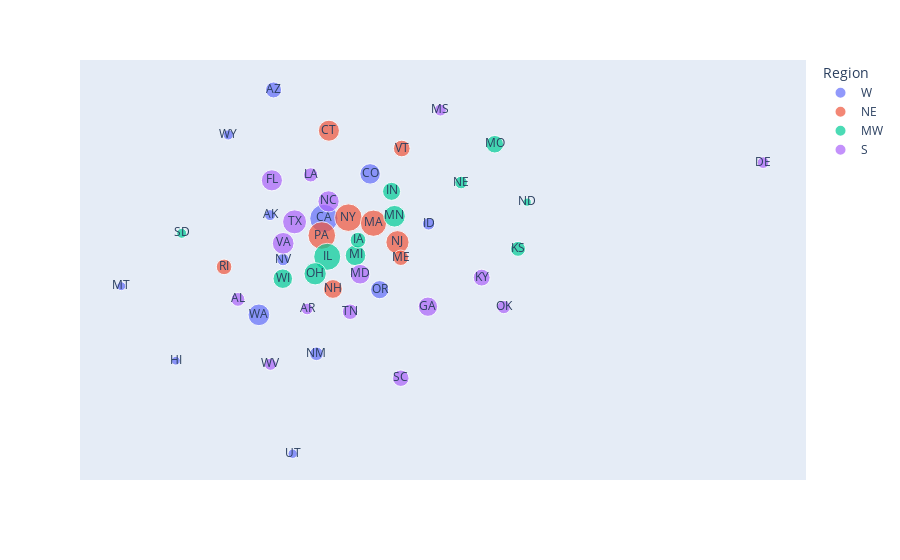

The notebook cell saved with this chart:
### Code cell
scatter_df['size']=size
scatter_df['x']=xs
scatter_df['y']=ys
scatter_df['Region']=regs
scatter_df['#reviews'] = (scatter_df['size']/5)**2	
scatter_df['#reviews'] = scatter_df['#reviews'].astype(int)
scatter_df['label'] = list(map(lambda x: us_state_to_abbrev[x], states))
scatter_df['full_name'] = states
fig_ba = px.scatter(scatter_df, x="x", y="y", color="Region",
                 size='size', hover_data=['full_name', '#reviews'], text="label")
fig_ba.update_xaxes(visible=False, showticklabels=False)
fig_ba.update_yaxes(visible=False, showticklabels=False)
fig_ba.show()

### Figure 1 — Plotly figure (JSON) as saved in the notebook; plotly's stock layout.template omitted (floating-point values rounded to 4 significant figures)
{"data": [{"customdata": [["California", 45447], ["Washington", 15682], ["Colorado", 12518], ["Oregon", 7748], ["Arizona", 4671], ["New Mexico", 2466], ["Idaho", 1665], ["Nevada", 1648], ["Alaska", 1043], ["Wyoming", 758], ["Utah", 553], ["Montana", 449], ["Hawaii", 441]], "hovertemplate": "Region=W<br>x=%{x}<br>y=%{y}<br>size=%{marker.size}<br>label=%{text}<br>full_name=%{customdata[0]}<br>#reviews=%{customdata[1]}<extra></extra>", "legendgroup": "W", "marker": {"color": "#636efa", "size": [1066.0, 626.1, 559.4, 440.1, 341.8, 248.3, 204.1, 203.0, 161.6, 137.7, 117.6, 105.9, 105], "sizemode": "area", "sizeref": 2.665, "symbol": "circle"}, "mode": "markers+text", "name": "W", "orientation": "v", "showlegend": true, "text": ["CA", "WA", "CO", "OR", "AZ", "NM", "ID", "NV", "AK", "WY", "UT", "MT", "HI"], "type": "scatter", "x": [95592, 68570, 114830, 118800, 74660, 92517, 139170, 78588, 73197, 55813, 82624, 11314, 34023], "xaxis": "x", "y": [179610, 107530, 212910, 126350, 275660, 78426, 175530, 148830, 182080, 242000.0, 3677.0, 129000.0, 73243], "yaxis": "y"}, {"customdata": [["Pennsylvania", 41274], ["New York", 40978], ["Massachusetts", 33855], ["New Jersey", 20527], ["Connecticut", 13922], ["New Hampshire", 8909], ["Vermont", 5492], ["Rhode Island", 4224], ["Maine", 4017]], "hovertemplate": "Region=NE<br>x=%{x}<br>y=%{y}<br>size=%{marker.size}<br>label=%{text}<br>full_name=%{customdata[0]}<br>#reviews=%{customdata[1]}<extra></extra>", "legendgroup": "NE", "marker": {"color": "#EF553B", "size": [1016.0, 1012.0, 920.0, 716.4, 590.0, 472.0, 370.5, 325.0, 316.9], "sizemode": "area", "sizeref": 2.665, "symbol": "circle"}, "mode": "markers+text", "name": "NE", "orientation": "v", "showlegend": true, "text": ["PA", "NY", "MA", "NJ", "CT", "NH", "VT", "RI", "ME"], "type": "scatter", "x": [94733, 105800.0, 116220, 126200.0, 97679, 99361, 128000.0, 54075, 127600.0], "xaxis": "x", "y": [166820, 180190, 176030, 161840, 245200, 126900.0, 231890, 143380, 150190], "yaxis": "y"}, {"customdata": [["Illinois", 37969], ["Ohio", 17609], ["Minnesota", 15599], ["Michigan", 12911], ["Wisconsin", 10353], ["Indiana", 7492], ["Missouri", 6747], ["Iowa", 4373], ["Kansas", 3526], ["Nebraska", 1822], ["South Dakota", 699], ["North Dakota", 313]], "hovertemplate": "Region=MW<br>x=%{x}<br>y=%{y}<br>size=%{marker.size}<br>label=%{text}<br>full_name=%{customdata[0]}<br>#reviews=%{customdata[1]}<extra></extra>", "legendgroup": "MW", "marker": {"color": "#00cc96", "size": [974.3, 663.5, 624.5, 568.1, 508.8, 432.8, 410.7, 330.6, 296.9, 213.4, 132.3, 88.6], "sizemode": "area", "sizeref": 2.665, "symbol": "circle"}, "mode": "markers+text", "name": "MW", "orientation": "v", "showlegend": true, "text": ["IL", "OH", "MN", "MI", "WI", "IN", "MO", "IA", "KS", "NE", "SD", "ND"], "type": "scatter", "x": [96983, 91963, 125000.0, 108750, 78499, 123750, 166690, 109800, 176360, 152690, 36435, 180180], "xaxis": "x", "y": [150920, 138230, 181240, 151950, 134560, 199850, 235100.0, 163390, 156860, 206460, 168460, 191780], "yaxis": "y"}, {"customdata": [["Texas", 23443], ["Virginia", 15776], ["North Carolina", 14440], ["Florida", 14171], ["Maryland", 10660], ["Georgia", 9924], ["Kentucky", 5760], ["South Carolina", 5237], ["Tennessee", 4091], ["Louisiana", 2921], ["Alabama", 2573], ["Oklahoma", 2162], ["West Virginia", 1568], ["Mississippi", 1458], ["Delaware", 1352], ["Arkansas", 1343]], "hovertemplate": "Region=S<br>x=%{x}<br>y=%{y}<br>size=%{marker.size}<br>label=%{text}<br>full_name=%{customdata[0]}<br>#reviews=%{customdata[1]}<extra></extra>", "legendgroup": "S", "marker": {"color": "#ab63fa", "size": [765.6, 628.0, 600.8, 595.2, 516.2, 498.1, 379.5, 361.8, 319.8, 270.2, 253.6, 232.5, 198.0, 191.0, 183.8, 183.2], "sizemode": "area", "sizeref": 2.665, "symbol": "circle"}, "mode": "markers+text", "name": "S", "orientation": "v", "showlegend": true, "text": ["TX", "VA", "NC", "FL", "MD", "GA", "KY", "SC", "TN", "LA", "AL", "OK", "WV", "MS", "DE", "AR"], "type": "scatter", "x": [83401, 78666, 97534, 73970, 110700.0, 138880, 161240, 127600, 106500.0, 90105, 59851, 170430, 73346, 144070, 278320, 88638], "xaxis": "x", "y": [177040, 160990, 192340, 208090, 137890, 113630, 135360, 60150.0, 109850, 212160, 119070, 113320, 70583, 260600.0, 221350, 111900.0], "yaxis": "y"}], "layout": {"legend": {"itemsizing": "constant", "title": {"text": "Region"}, "tracegroupgap": 0}, "margin": {"t": 60}, "xaxis": {"anchor": "y", "domain": [0, 1], "showticklabels": false, "title": {"text": "x"}, "visible": false}, "yaxis": {"anchor": "x", "domain": [0, 1], "showticklabels": false, "title": {"text": "y"}, "visible": false}}}
